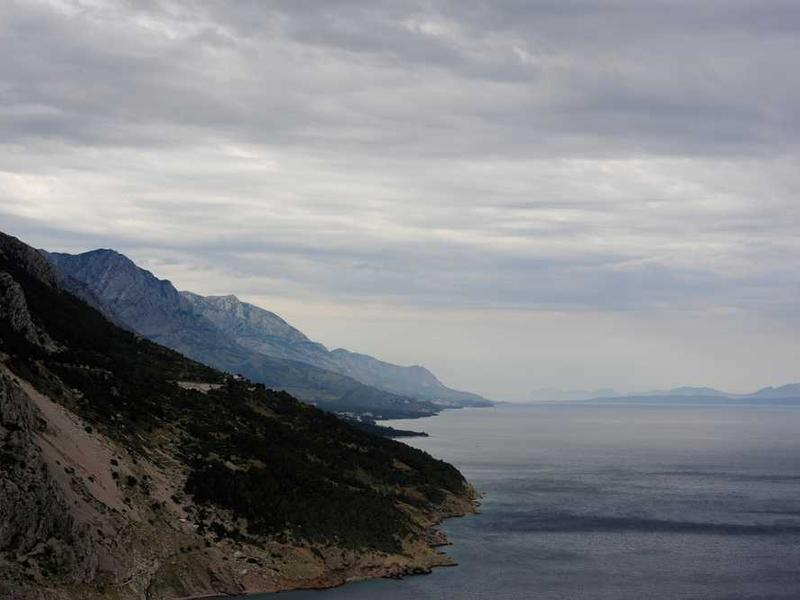
#> input picture natural_cover.jpg, 800 x 600 px; the run also reads 1 picture not shown here
$ python compare_images.py
#> lines starting #> are read from the running program, lines starting #| are printed output that depends on the picture
"""
Script untuk menampilkan perbandingan gambar cover dan stego
"""

import matplotlib.pyplot as plt
from PIL import Image
import numpy as np

def compare_images(cover_path, stego_path):
    """
    Membuat perbandingan visual antara gambar cover dan gambar stego
    """
#> called with cover_path = 'natural_cover.jpg', stego_path = 'output/stego_image.png'
    # Membaca gambar
    cover_img = Image.open(cover_path)
#> cover_img is the input picture: PIL image 800x600 RGB; mean R, G, B 128.7, 130.3, 134.5
    stego_img = Image.open(stego_path)

    # Menampilkan kedua gambar
    plt.figure(figsize=(12, 6))

    plt.subplot(121)
    plt.imshow(np.array(cover_img))
    plt.title('Gambar Cover Asli')
    plt.axis('off')

    plt.subplot(122)
    plt.imshow(np.array(stego_img))
    plt.title('Gambar Stego (dengan QR tersembunyi)')
    plt.axis('off')

    # Menyimpan gambar perbandingan
    comparison_path = "comparison.png"
    plt.savefig(comparison_path, bbox_inches='tight')
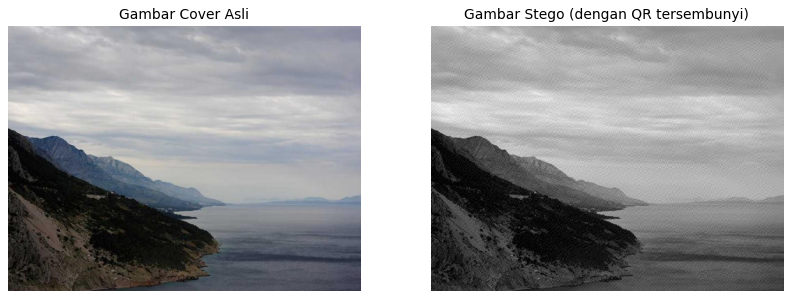
#> figure drawn by matplotlib, 2 panels
    plt.close()

    print(f"Perbandingan gambar disimpan ke '{comparison_path}'")

    # Membuat analisis perbedaan piksel
    cover_array = np.array(cover_img)
    stego_array = np.array(stego_img)

    # Menghitung perbedaan absolut
    diff = np.abs(cover_array.astype(np.float32) - stego_array.astype(np.float32))
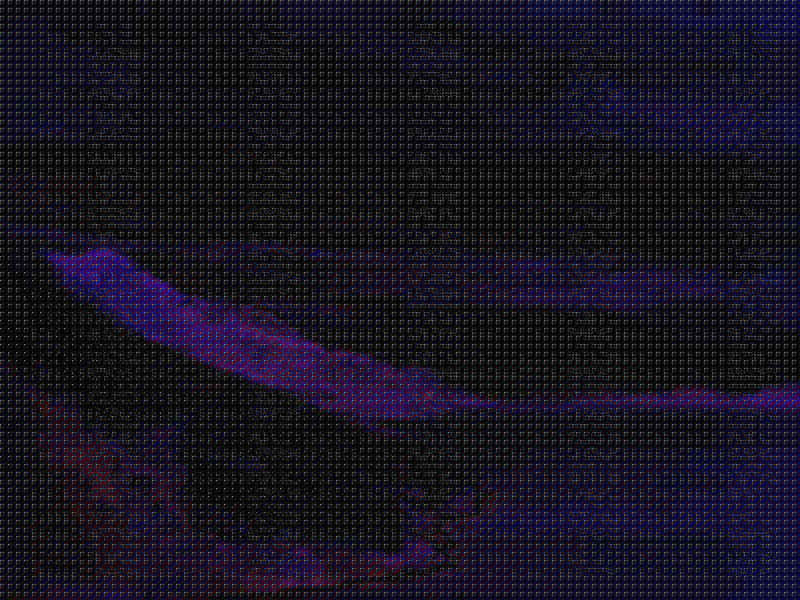
#> diff: shape (600, 800, 3) float32; mean R, G, B 7.3, 6.2, 10.1; drawn with min black and max white

    # Menyimpan gambar diferensial
    plt.figure(figsize=(10, 8))
    plt.imshow(diff * 5)  # dikali 5 untuk memperjelas perbedaan
    plt.colorbar(label='Perbedaan Piksel * 5')
    plt.title('Perbedaan Piksel antara Gambar Cover dan Stego')
    plt.savefig('pixel_difference.png', bbox_inches='tight')
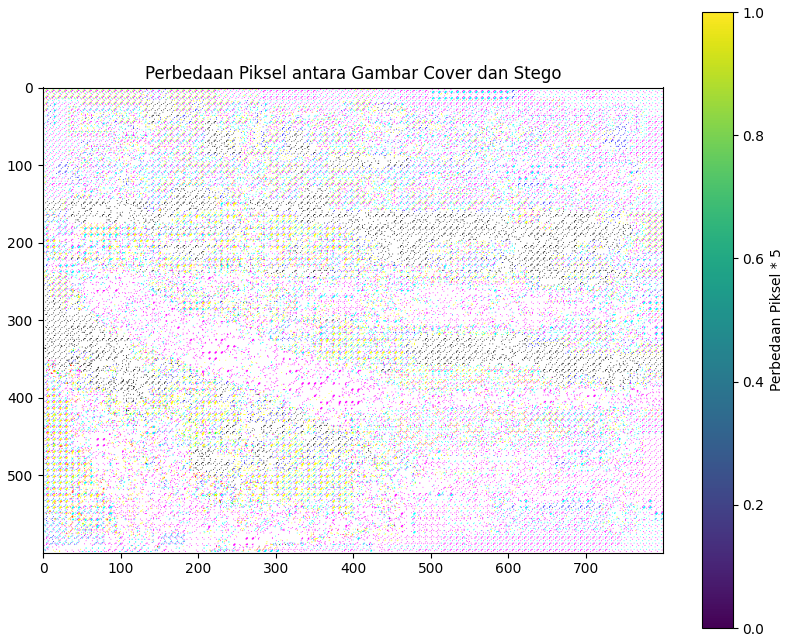
#> figure drawn by matplotlib, 2 panels
    plt.close()

    print(f"Visualisasi perbedaan piksel disimpan ke 'pixel_difference.png'")

    # Menganalisis perbedaan statistik
    mean_diff = np.mean(diff)
#> mean_diff = 7.86
    max_diff = np.max(diff)
#> max_diff = 76

    print(f"Perbedaan rata-rata: {mean_diff:.2f} per piksel")
#| Perbedaan rata-rata: 7.86 per piksel
    print(f"Perbedaan maksimum: {max_diff:.2f}")
#| Perbedaan maksimum: 76.00

    return True

if __name__ == "__main__":
    # Jalur gambar
    cover_path = "natural_cover.jpg"
    stego_path = "output/stego_image.png"

    # Bandingkan gambar
    compare_images(cover_path, stego_path)
